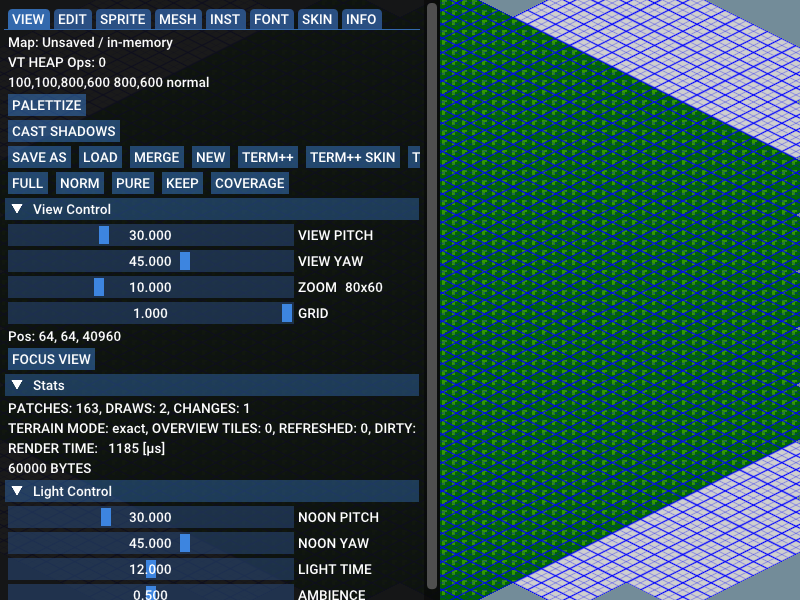
#> input picture .scratch/fl4260-layout-sidecar-proof/ui_frame.png, 800 x 600 px, found by its file name
$ python 2026-06-24-FL-4260-thumbnail-crop-zoom-the-cylinder-thumbnail-region-fr.py
#> lines starting #> are read from the running program, lines starting #| are printed output that depends on the picture
#!/usr/bin/env python3
"""Crop+zoom the cylinder thumbnail region (1600x1200 frames) into a side-by-side proof."""
import os
from PIL import Image
BASE = os.path.abspath(os.path.join(os.path.dirname(os.path.abspath(__file__)), '..', '..',
       'docs/research/ascii/verification/fl4260/2026-06-24-thumbnail-visibility'))
box = (606, 44, 726, 268)  # left, top, right, bottom in true 1600x1200 coords
pairs = [("02_panel_top_thumbnail/ui_frame.png", "default"),
         ("03_thumbnail_preset_applied/ui_frame.png", "preset")]
scale = 3
crops = []
for rel, _ in pairs:
    im = Image.open(os.path.join(BASE, rel)).convert("RGB").crop(box)
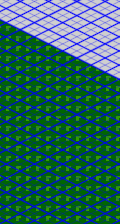
#> im: PIL image 120x224 RGB; mean R, G, B 41.8, 104.1, 91.1
    crops.append(im.resize((im.width*scale, im.height*scale), Image.NEAREST))
gap = 30
W = sum(c.width for c in crops) + gap
#> W = 750
H = max(c.height for c in crops)
#> H = 672
out = Image.new("RGB", (W, H), (30,30,30))
#> out: PIL image 750x672 RGB; every value is 30
x = 0
for c in crops:
    out.paste(c, (x, 0)); x += c.width + gap
#> this loop made 2 passes
#> x on passes 1 to 2: 390, 780
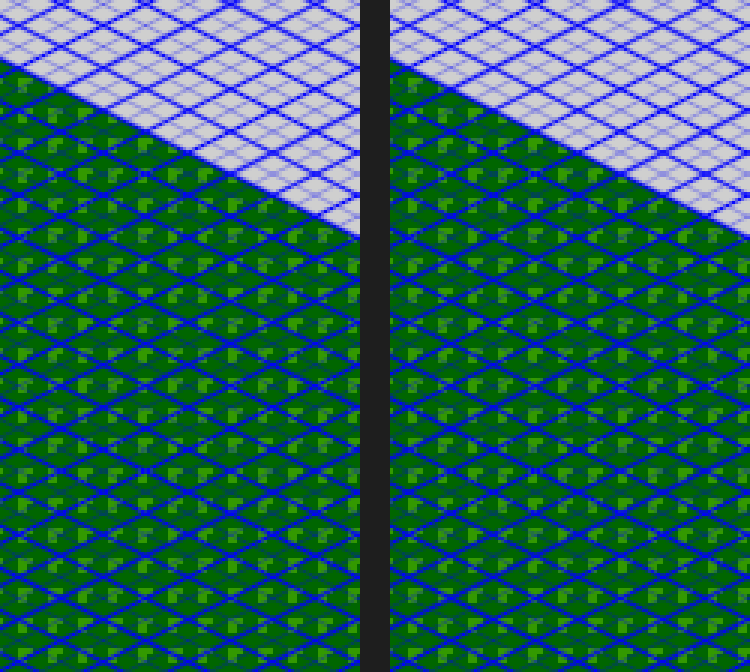
#> out: PIL image 750x672 RGB; mean R, G, B 41.4, 101.1, 88.7
#> after the loop, x = 780
dst = os.path.join(BASE, "thumbnail_before_after.png")
out.save(dst)
print("WROTE", dst, out.size)
#| WROTE docs/research/ascii/verification/fl4260/2026-06-24-thumbnail-visibility/thumbnail_before_after.png (750, 672)
